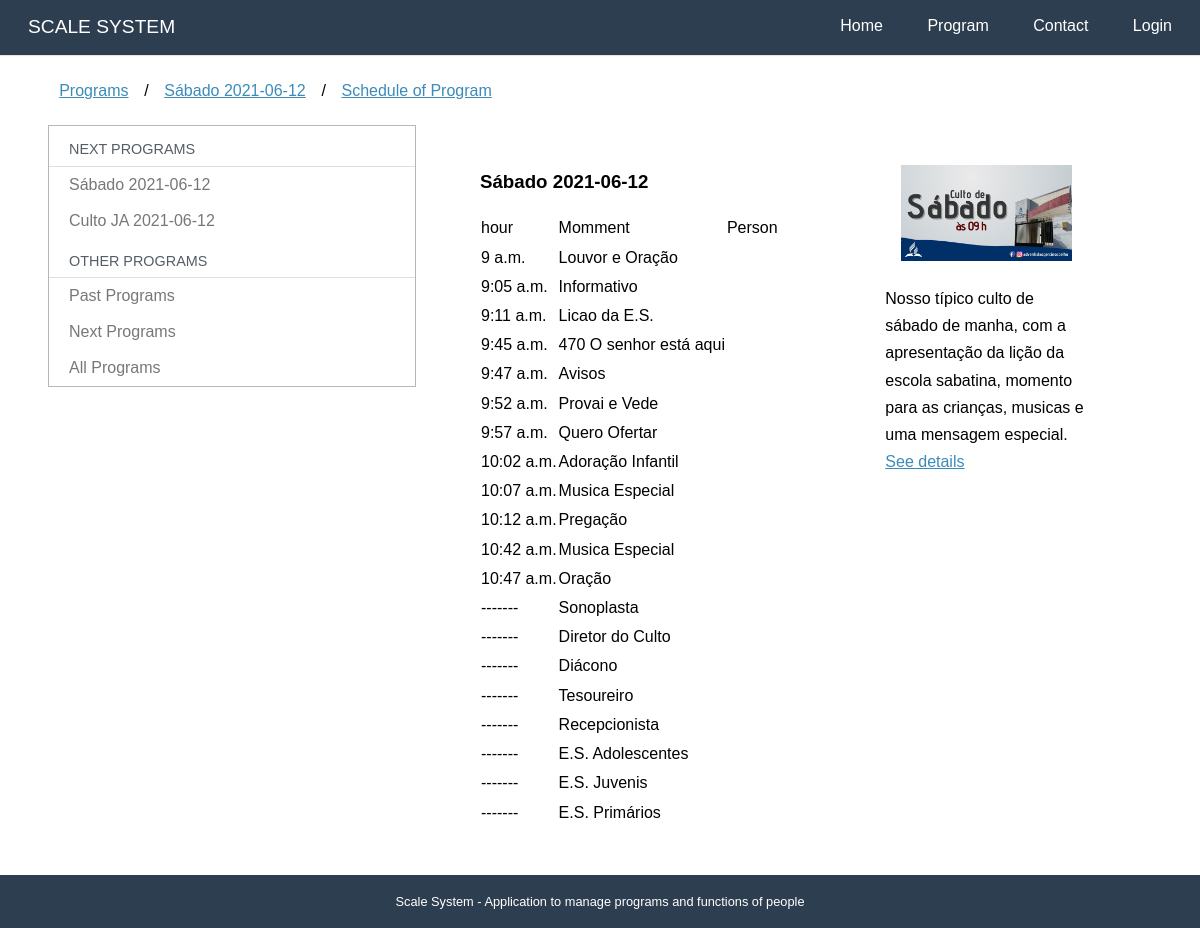
The page /programs/42/program on the database its author committed.
### programs/models.py (models this page shows, shortened)
class Program (models.Model):
    SATURDAY = 'SA'
    SATURDAYAFTERNOON = 'JA'
    WEDNESDAY = 'WE'
    SUNDAY = 'SN'
    FRIDAY = 'FR'
    SPECIAL = 'SP'
    WEEKPFPRAYER = 'WP'
    PROGRAMTYPES = [
        (SATURDAY, 'Saturday'),
        (SATURDAYAFTERNOON, 'Saturday afternoon'),
        (WEDNESDAY, 'Wednesday'),
        (SUNDAY,'Sunday'),
        (FRIDAY, 'Friday'),
        (SPECIAL, 'Special'),
        (WEEKPFPRAYER,'Week of Prayer')
    ]
    name = models.CharField(_("Name"), max_length=50, null=True,blank=True)
    type_name = models.CharField(
        max_length=2,
        choices=PROGRAMTYPES,
        default = SATURDAY
    )
    description = models.TextField(_('Simple Description'), blank=True)
    date = models.DateField(_("Date"), auto_now=False, auto_now_add=False, null=True,blank=False)
    image = models.ImageField(_("Image"), upload_to='program',null=True,blank=True)
    transmission = models.URLField(_("Transmission Link"), max_length=200,null=True,blank=True)
    room = models.URLField(_("Room Link"), max_length=200,null=True,blank=True)
    presential = models.BooleanField(_("Presential?"),default=False)
    iscription = models.BooleanField(_("Needs subscription?"),default=True)
    created_at = models.DateTimeField(_("Created at"), auto_now_add=True)
    updated_at = models.DateTimeField(_('Updated at'), auto_now=True)
    def typeprogram(self):
        for l in Program.PROGRAMTYPES:
            if l[0] == self.type_name:
                return _(l[1])
        return ""
    def __str__(self):
        return (self.name or self.typeprogram()) + ((' '+str(self.date)) if self.date else (" " + _("Template")))
    class Meta:
        verbose_name = _("Program")
        verbose_name_plural = _("Programs")
        ordering = ['date']

class ProgramTime(models.Model):
    desc = models.CharField(_("Description"), max_length=50, null=True,blank=True)
    program = models.ForeignKey("programs.Program", verbose_name=_("Program"), on_delete=models.CASCADE)
    function = models.ForeignKey("ministries.Function", verbose_name=_("Function"), null=True,blank=True, on_delete=models.SET_NULL)
    lookup = models.ForeignKey("programs.ProgramTime", verbose_name=_("Same as"), on_delete=models.SET_NULL,null=True,blank=True)
    time = models.TimeField(_("Time"), auto_now=False, auto_now_add=False, null=True,blank=True)
    person = models.ManyToManyField("accounts.User", verbose_name=_("Person"), blank=True, related_name="person")
    confirmmed = models.ManyToManyField("accounts.User", verbose_name=_("Confirmmed"), blank=True, related_name="confirmmed")
    created_at = models.DateTimeField(_("Created at"), auto_now_add=True)
    updated_at = models.DateTimeField(_('Updated at'), auto_now=True)
    class Meta:
        verbose_name = _("Program Time")
        verbose_name_plural = _("Program Times")
        ordering = ['program__date','program__type_name','time']
    def people(self):
        return self.person.get_queryset() if len(self.person.get_queryset()) else self.lookup.people() if self.lookup else []
    def name(self):
        return str(self.desc) if self.desc else str(self.function)

### programs/views.py (the view)
# urls.py: path('<int:program>', views.description,  name='description'),
def program(request, program):
    template_name = "programs/program.html"
    pg = get_object_or_404(Program.objects,pk=program)
    pt = list(ProgramTime.objects.filter(program = pg, time__isnull=False))
    aux = list(ProgramTime.objects.filter(program = pg, time__isnull=True))
    table = EditPersonForm(instance=pt + aux, edit = request.user.has_perm('programs.change_program'))
    context = {'program':pg, "programtime":pt, "aux":aux}
    context['resume'] = utils.resume_programs()
    return render(request, template_name, context)

### programs/utils.py (called while the page is built)
def resume_programs():
    return Program.objects.filter(date__gte = date.today())[:3]

### programs/templates/programs/program.html (shortened to what this page needs)
{% extends "programs/description.html" %}
{% load i18n %}
{% block breadcrumb %}
{{ block.super }}
<li>/</li>
<li><a href="{% url 'programs:program' program.pk %}">{% translate "Schedule of Program" %}</a></li>
{% endblock %}
{% block description_content %}
{% if programtime %}
<table>
    <thead>
        <tr>
            <td>{% translate 'hour' %}</td>
            <td>{% translate 'Momment' %}</td>
            <td>{% translate 'Person' %}</td>
        </tr>
    </thead>
    {% for pt in programtime %}
    <tr>
        <td>
            {% if pt.time %}
            {{pt.time}}
            {% else%}
            -------
            {% endif %}
        </td>
        <td>{{pt.name}}</td>
        <td>
        </td>
    </tr>
    {% endfor %}
    {% for pt in aux %}
    <tr>
        <td>
            {% if pt.time %}
            {{pt.time}}
            {% else%}
            -------
            {% endif %}
        </td>
        <td>{{pt.name}}</td>
        <td>
        </td>
    </tr>
    {% endfor %}
</table>
{% else %}
<form method="POST">
        {% csrf_token %}
        {{table}}
    <input type="submit"/>
    </form>
{% endif %}
{% endblock %}
{% block cross_link %}
<a href="{% url 'programs:description' program.pk %}">{% translate "See details" %}</a>
{% endblock %}

### programs/templates/programs/description.html (shortened to what this page needs)
{% extends "programs/dashboard.html" %}
{% load i18n static %}
{% block breadcrumb %}
{{ block.super }}
<li>/</li>
<li><a href="{% url 'programs:description' program.pk %}">{{program}}</a></li>
{% endblock %}
{% block dashboard_content %}
<div class="pure-g-r content-ribbon">
    <div class="pure-u-2-3">
        <h3>{{program}}</h3>
        {% block description_content %}{% endblock %}
    </div>
    <div class="pure-u-1-3">
        <div class="l-box">
            {% if program.image %}
            <img src="{{ program.image.url }}" alt="{{ program }}" />
            {% else %}
            <img src="{% static 'programs/img/400x250.png' %}" alt="{{ program }}" />
            {% endif %}
        </div>
        <p> {{program.description}}<br>
            {% block cross_link %}{% endblock %}
        </p>
    </div>
</div>
{% endblock %}

### programs/templates/programs/dashboard.html (shortened to what this page needs)
{% extends "base.html" %}
{% load i18n %}
{% block content %}
<div class="pure-g-r content-ribbon">
    <div class="pure-u-1">
        <ul class="breadcrumb">
            {% block breadcrumb %}
            <li><a href="{% url 'programs:dashboard' %}">{% translate "Programs" %}</a></li>
            {% endblock %}
        </ul>
    </div>
    <div class="pure-u-1-3">
        <div class="pure-menu pure-menu-open">
            <a class="pure-menu-heading">{% translate "Next Programs" %}</a>
            <ul>
                {% if resume %}
                {% for pg in resume %}
                <li><a href="{% url 'programs:description' pg.pk %}">{{pg}}</a></li>
                {% endfor %}
                {% else %}
                {% translate "There are no one programs soon" %}
                {% endif %}
                <li class="pure-menu-heading">{% translate "Other Programs" %}</li>
                <li><a href="{% url 'programs:past' %}">{% translate "Past Programs" %}</a></li>
                <li><a href="{% url 'programs:next' %}">{% translate "Next Programs" %}</a></li>
                <li><a href="{% url 'programs:all' %}">{% translate "All Programs" %}</a></li>
            </ul>
        </div>
    </div>
    <div class="pure-u-2-3">
        <div class="inner">
            {% block dashboard_content %}
            {% endblock %}
        </div>
    </div>
</div>
{% endblock %}

### core/static/core/css/pure-min.css (style rules this page uses)
html { font-size:100%;-ms-text-size-adjust:100%;-webkit-text-size-adjust:100% }
html,button,input,select,textarea { font-family:sans-serif }
body { margin:0 }
h3 { font-size:1.17em;margin:1em 0 }
p,pre { margin:1em 0 }
dl,menu,ol,ul { margin:1em 0 }
menu,ol,ul { padding:0 0 0 40px }
img { border:0;-ms-interpolation-mode:bicubic }
table { border-collapse:collapse;border-spacing:0 }
.pure-u-1,.pure-u-1-2,.pure-u-1-3,.pure-u-2-3,.pure-u-1-4,.pure-u-3-4,.pure-u-1-5,.pure-u-2-5,.pure-u-3-5,.pure-u-4-5,.pure-u-1-6,.pure-u-5-6,.pure-u-1-8,.pure-u-3-8,.pure-u-5-8,.pure-u-7-8,.pure-u-1-12,.pure-u-5-12,.pure-u-7-12,.pure-u-11-12,.pure-u-1-24,.pure-u-5-24,.pure-u-7-24,.pure-u-11-24,.pure-u-13-24,.pure-u-17-24,.pure-u-19-24,.pure-u-23-24 { display:inline-block;*display:inline;zoom:1;letter-spacing:normal;word-spacing:normal;vertical-align:top;text-rendering:auto }
.pure-u-1 { width:100% }
.pure-u-1-3 { width:33.3333%;*width:33.3023% }
.pure-u-2-3 { width:66.6667%;*width:66.6357% }
.pure-g-r { letter-spacing:-.31em;*letter-spacing:normal;*word-spacing:-.43em;font-family:FreeSans,Arimo,"Droid Sans",Helvetica,Arial,sans-serif;display:-webkit-flex;-webkit-flex-flow:row wrap;display:-ms-flexbox;-ms-flex-flow:row wrap }
.pure-g-r [class *="pure-u"] { font-family:sans-serif }
.pure-g-r img { max-width:100%;height:auto }
.pure-menu ul { position:absolute;visibility:hidden }
.pure-menu.pure-menu-open { visibility:visible;z-index:2;width:100% }
.pure-menu ul { left:-10000px;list-style:none;margin:0;padding:0;top:-10000px;z-index:1 }
.pure-menu>ul { position:relative }
.pure-menu-open>ul { left:0;top:0;visibility:visible }
.pure-menu li { position:relative }
.pure-menu a,.pure-menu .pure-menu-heading { display:block;color:inherit;line-height:1.5em;padding:5px 20px;text-decoration:none;white-space:nowrap }
.pure-menu li a { padding:5px 20px }
.pure-menu.pure-menu-open,.pure-menu.pure-menu-horizontal li .pure-menu-children { background:#fff;border:1px solid #b7b7b7 }
.pure-menu a { border:1px solid transparent;border-left:0;border-right:0 }
.pure-menu a,.pure-menu .pure-menu-can-have-children>li:after { color:#777 }
.pure-menu .pure-menu-heading { color:#565d64;text-transform:uppercase;font-size:90%;margin-top:.5em;border-bottom-width:1px;border-bottom-style:solid;border-bottom-color:#dfdfdf }

### core/static/core/css/styles.css (style rules this page uses)
* { -webkit-box-sizing: border-box; -moz-box-sizing: border-box; box-sizing: border-box; }
body { margin: 0 auto; line-height: 1.7em; }
a { color: #3b8bba; }
.l-box { padding: 1em; }
.content .content-ribbon { margin: 1.5em 3em; }
.inner { padding: 0em 1em; }
.inner p { margin-top: 0; }
ul.breadcrumb { padding: 0; }
ul.breadcrumb li { display: inline-block; }
ul.breadcrumb li a { display: inline-block; padding: 0.3em 0.7em; }

### rows shown on the page
Program: name+type_name+date "Sábado 2021-06-12", image (picture), description "Nosso típico culto de sábado de manha, com a apresentação da lição da escola sabatina, momento para as crianças, musicas e uma mensagem especial."
Program: name+date "Culto JA 2021-06-12"
ProgramTime: time "9 a.m.", name "Louvor e Oração"
ProgramTime: time "9:05 a.m.", name "Informativo"
ProgramTime: time "9:11 a.m.", name "Licao da E.S."
ProgramTime: time "9:45 a.m.", name "470 O senhor está aqui"
ProgramTime: time "9:47 a.m.", name "Avisos"
ProgramTime: time "9:52 a.m.", name "Provai e Vede"
ProgramTime: time "9:57 a.m.", name "Quero Ofertar"
ProgramTime: time "10:02 a.m.", name "Adoração Infantil"
ProgramTime: time "10:07 a.m.", name "Musica Especial"
ProgramTime: time "10:12 a.m.", name "Pregação"
ProgramTime: time "10:42 a.m.", name "Musica Especial"
ProgramTime: time "10:47 a.m.", name "Oração"
ProgramTime: name "Sonoplasta"
ProgramTime: name "Diretor do Culto"
ProgramTime: name "Diácono"
ProgramTime: name "Tesoureiro"
ProgramTime: name "Recepcionista"
ProgramTime: name "E.S. Adolescentes"
ProgramTime: name "E.S. Juvenis"
ProgramTime: name "E.S. Primários"
